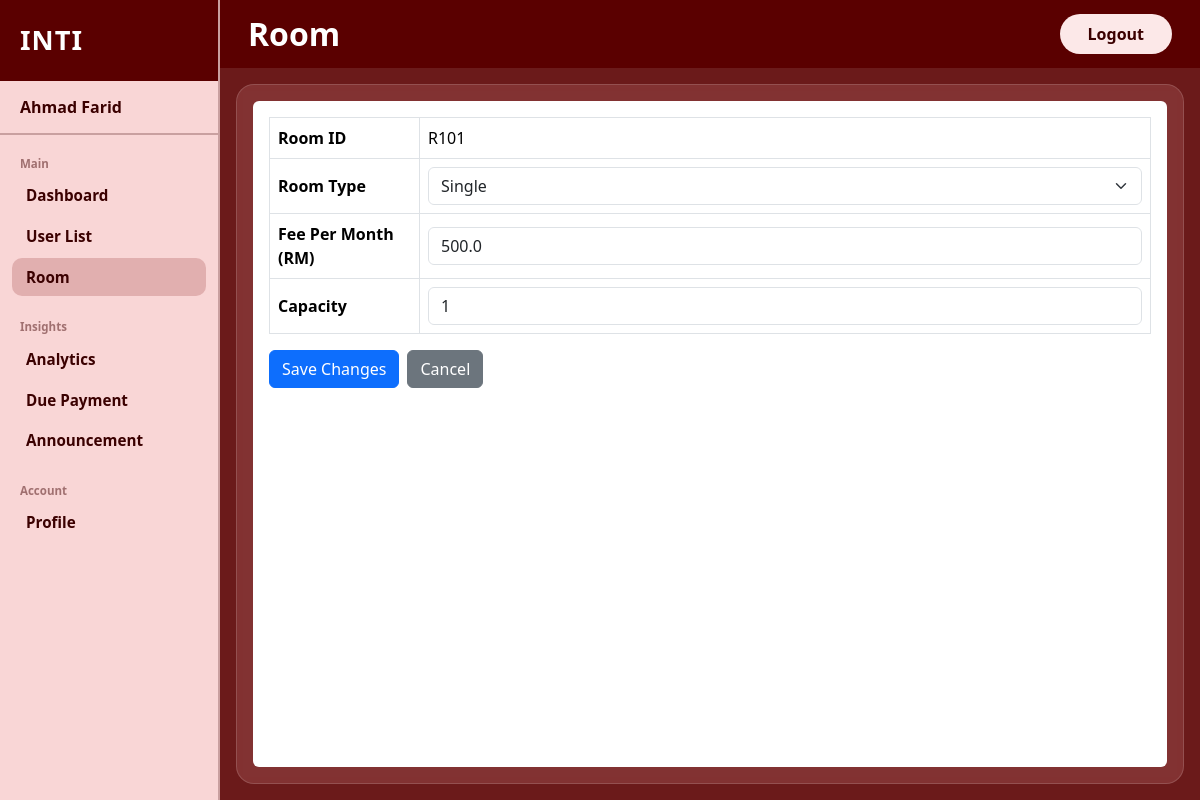
Screenshot of /admin_room_edit?room_id=R101 (signed in) with the database file from the repository.
### tables this page shows
CREATE TABLE Room (
            room_id       TEXT PRIMARY KEY NOT NULL,
            room_type     TEXT NOT NULL,
            fee_per_month REAL NOT NULL,
            capacity      INTEGER NOT NULL
        );

### app.py (the view, shortened to what this page needs)
@app.route("/admin_room_edit", methods=["GET", "POST"])
def admin_room_edit():
    if session.get('user_id') is None or session.get('role') != 'admin':
        return redirect('/user_login')
    conn = get_db()
    room_id = request.args.get("room_id", "")
    row = conn.execute("""
        SELECT * FROM Room
        WHERE room_id = ?
    """, (room_id,)).fetchone()
    if not row:
        return redirect("/admin_room")
    return render_template("Admin Room Edit.html", row=row)

### app.py (called while the page is built, shortened)
def get_db():
    if 'db' not in g:
        g.db = get_connection()
    return g.db

@app.context_processor          # run this before every template render
def inject_unread_status():
    user_id = session.get('user_id')
    role = session.get('role')
    has_unread = False                       # assume no unread by default
    return dict(has_unread=has_unread)

### database.py (called while the page is built)
def get_connection():
    conn = sqlite3.connect(DB_NAME)
    conn.row_factory = sqlite3.Row
    conn.execute("PRAGMA foreign_keys = ON")
    return conn

### templates/Admin Room Edit.html (shortened to what this page needs)
<!DOCTYPE html>
<html lang="en">
<head>
    <link href="https://cdn.jsdelivr.net/npm/bootstrap@5.3.3/dist/css/bootstrap.min.css" rel="stylesheet"/>
    <link href="{{ url_for('static', filename='style.css') }}" rel="stylesheet"/>
</head>
<body>
  <div class="d-flex vh-100">
      <aside class="sidebar d-flex flex-column">
          <div class="sidebar-brand">
              <span class="brand-chms">INTI</span>
          </div>
          <div class="sidebar-username">
              <span>{{session["fullname"]}}</span>
          </div>
          <nav class="sidebar-nav flex-grow-1">
              <div class="nav-section-label">Main</div>
              <a href="/admin_dashboard" class="nav-item">Dashboard</a>
              <a href="/admin_user_list_application" class="nav-item">User List</a>
              <a href="/admin_room" class="nav-item active">Room</a>
              <div class="nav-section-label mt-3">Insights</div>
              <a href="/admin_analytics_date" class="nav-item ">Analytics</a>
              <a href="/admin_due_payment" class="nav-item">Due Payment</a>
              <a href="/admin_announcement_page" class="nav-item">Announcement</a>
              <div class="nav-section-label mt-3">Account</div>
              <a href="/admin_profile" class="nav-item">Profile</a>
          </nav>
      </aside>
    <div class="main-wrapper d-flex flex-column flex-grow-1">
      <header class="topbar d-flex align-items-center justify-content-between">
        <h1 class="page-title">Room</h1>
        <a href="/user_logout" class="btn btn-logout">Logout</a>
      </header>
        <main class="content-area flex-grow-1 p-3">
            <div class="content-card h-100 d-flex flex-column p-3 overflow-y-auto">
                <div class="flex-grow-1 bg-white rounded p-3">
                    {% if row %}
                    <form method="POST" action="/admin_room_edit">
                        <table class="table table-bordered">
                            <tr>
                                <th style="width: 150px;">Room ID</th>
                                <td>{{ row['room_id'] }}</td>
                            </tr>
                            <tr>
                                <th>Room Type</th>
                                <td>
                                    <select name="room_type" class="form-select">
                                        <option value="Single" {% if row['room_type'] == 'Single' %}selected{% endif %}>Single</option>
                                    </select>
                                </td>
                            </tr>
                            <tr>
                                <th>Fee Per Month (RM)</th>
                                <td>
                                    <input type="number" name="fee_per_month" class="form-control"
                                           value="{{ row['fee_per_month'] }}" min="0" step="0.01" required>
                                </td>
                            </tr>
                            <tr>
                                <th>Capacity</th>
                                <td>
                                    <input type="number" name="capacity" class="form-control"
                                           value="{{ row['capacity'] }}" min="1" max="10" required>
                                </td>
                            </tr>
                        </table>
                        <div class="d-flex gap-2">
                            <button type="submit" class="btn btn-primary">Save Changes</button>
                            <a href="/admin_room" class="btn btn-secondary">Cancel</a>
                        </div>
                    </form>
                    {% else %}
                    <p class="text-center">Room not found.</p>
                    <a href="/admin_room" class="btn btn-secondary">Back</a>
                    {% endif %}
                </div>
            </div>
        </main>
    </div>
  </div>
</body>
</html>

### static/style.css (style rules this page uses)
:root { --sidebar-bg: #f9d6d6; --sidebar-width: 220px; --topbar-bg: #5a0000; --main-bg: #6b1a1a; --brand-color: #3b0000; --nav-label-color: #a07070; --nav-item-color: #3b0000; --nav-active-bg: rgba(180, 100, 100, 0.35); --content-card-bg: rgba(160, 80, 80, 0.45); --logout-bg: #fce8e8; --logout-color: #3b0000; }
body { font-family: 'Segoe UI', sans-serif; background: var(--main-bg); min-height: 100vh; display: flex; flex-direction: column; }
.sidebar { width: var(--sidebar-width); min-width: var(--sidebar-width); background: var(--sidebar-bg); border-right: 2px solid #c9a0a0; }
.sidebar-brand { background: var(--topbar-bg); padding: 20px 20px; }
.brand-chms { font-size: 1.7rem; font-weight: 900; color: #fff; letter-spacing: 1px; }
.sidebar-username { padding: 14px 20px; font-weight: 700; font-size: 1rem; color: var(--nav-item-color); border-bottom: 2px solid #c9a0a0; }
.sidebar-nav { padding: 16px 12px; display: flex; flex-direction: column; gap: 2px; }
.nav-section-label { font-size: 0.72rem; font-weight: 600; color: var(--nav-label-color); text-transform: none; padding: 4px 8px 2px; }
.nav-item { position: relative; display: block; padding: 8px 14px; font-weight: 700; font-size: 0.95rem; color: var(--nav-item-color); text-decoration: none; border-radius: 10px; transition: background 0.15s; }
.nav-item.active { background: var(--nav-active-bg); color: var(--nav-item-color); }
.main-wrapper { background: var(--main-bg); }
.topbar { background: var(--topbar-bg); padding: 14px 28px; }
.page-title { color: #fff; font-size: 2rem; font-weight: 900; margin: 0; }
.btn-logout { background: var(--logout-bg); color: var(--logout-color); font-weight: 700; font-size: 1rem; border: none; border-radius: 50px; padding: 8px 28px; }
.content-area { padding: 16px !important; min-height: 0; overflow: hidden; }
.content-card { background: var(--content-card-bg); border-radius: 18px; border: 1px solid rgba(255, 255, 255, 0.15); backdrop-filter: blur(4px); min-height: 100%; overflow-y: auto; overflow-x: auto; }
.table { table-layout: auto; }
.table th, .table td { white-space: normal; word-wrap: break-word; word-break: break-word; max-width: 250px; vertical-align: middle; }
.table td:last-child { max-width: none; white-space: nowrap; }

### rows the page displays
Room: room_id "R101", fee_per_month "500.0", capacity "1"

### other values shown
{{ session["fullname"] }} "Ahmad Farid"
